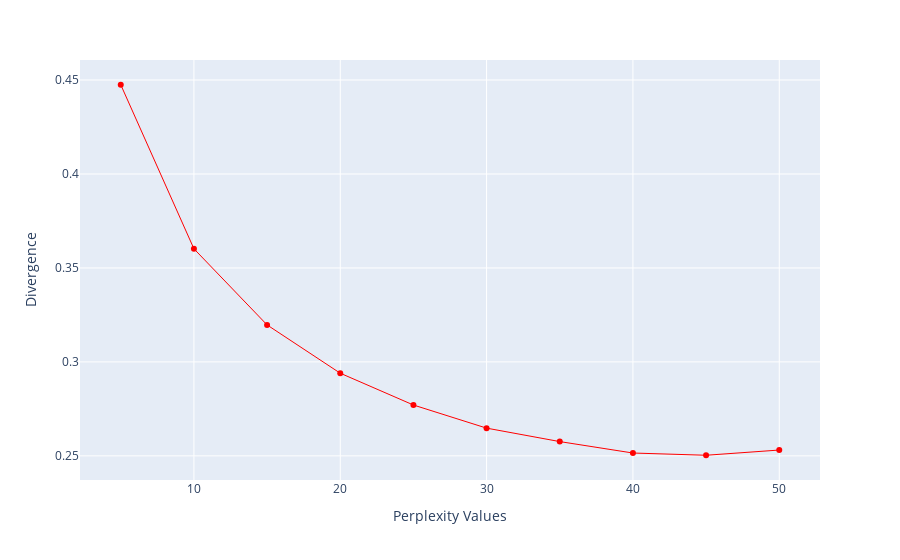

The notebook cell saved with this chart:
### Markdown cell above
## Checking Perplexity vs. Divergence

For the t-SNE algorithm, perplexity is a very important hyperparameter. It controls the effective number of neighbors that each point considers during the dimensionality reduction process. 

We will run a loop to get the KL Divergence metric on various perplexities from 5 to 55 with 5 points gap. After that, we will display the result using the Plotly Express line plot.

### Code cell
import numpy as np

perplexity = np.arange(5, 55, 5)
divergence = []

for i in perplexity:
    model = TSNE(n_components=2, init="pca", perplexity=i)
    reduced = model.fit_transform(X_train)
    divergence.append(model.kl_divergence_)
fig = px.line(x=perplexity, y=divergence, markers=True)
fig.update_layout(xaxis_title="Perplexity Values", yaxis_title="Divergence")
fig.update_traces(line_color="red", line_width=1)
fig.show()

### Figure 1 — Plotly figure (JSON) as saved in the notebook; plotly's stock layout.template omitted (floating-point values rounded to 4 significant figures)
{"data": [{"hovertemplate": "x=%{x}<br>y=%{y}<extra></extra>", "legendgroup": "", "line": {"color": "red", "dash": "solid", "width": 1}, "marker": {"symbol": "circle"}, "mode": "lines+markers", "name": "", "orientation": "v", "showlegend": false, "type": "scatter", "x": [5, 10, 15, 20, 25, 30, 35, 40, 45, 50], "xaxis": "x", "y": [0.4475, 0.3602, 0.3197, 0.294, 0.2771, 0.2648, 0.2576, 0.2515, 0.2503, 0.2531], "yaxis": "y"}], "layout": {"legend": {"tracegroupgap": 0}, "margin": {"t": 60}, "xaxis": {"anchor": "y", "domain": [0, 1], "title": {"text": "Perplexity Values"}}, "yaxis": {"anchor": "x", "domain": [0, 1], "title": {"text": "Divergence"}}}}
